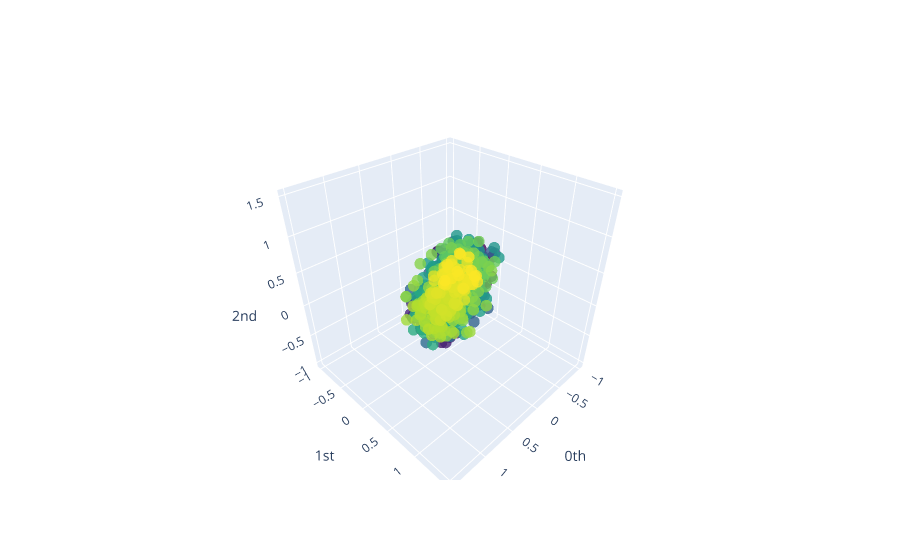

The code cell stored with this chart in its notebook:
### Markdown cell above
It looks like a noisy ellipse, which agrees with our computation. `giotto` has some useful plotting tools which allow us to manipulate the plot to get a better view.

### Code cell
plot_point_cloud(embedded_signal)

### Figure 1 — Plotly figure (JSON) as saved in the notebook; plotly's stock layout.template omitted (floating-point values rounded to 4 significant figures; data arrays with more than 128 entries replaced by an {"elided": "..."} marker saying what was removed)
{"data": [{"marker": {"color": {"elided": "980 int values"}, "colorscale": [[0, "#440154"], [0.1111, "#482878"], [0.2222, "#3e4989"], [0.3333, "#31688e"], [0.4444, "#26828e"], [0.5556, "#1f9e89"], [0.6667, "#35b779"], [0.7778, "#6ece58"], [0.8889, "#b5de2b"], [1, "#fde725"]], "opacity": 0.8, "size": 4}, "mode": "markers", "type": "scatter3d", "x": {"elided": "980 float values"}, "y": {"elided": "980 float values"}, "z": {"elided": "980 float values"}}], "layout": {"scene": {"xaxis": {"exponentformat": "e", "showexponent": "all", "title": {"text": "0th"}, "type": "linear"}, "yaxis": {"exponentformat": "e", "showexponent": "all", "title": {"text": "1st"}, "type": "linear"}, "zaxis": {"exponentformat": "e", "showexponent": "all", "title": {"text": "2nd"}, "type": "linear"}}}}
